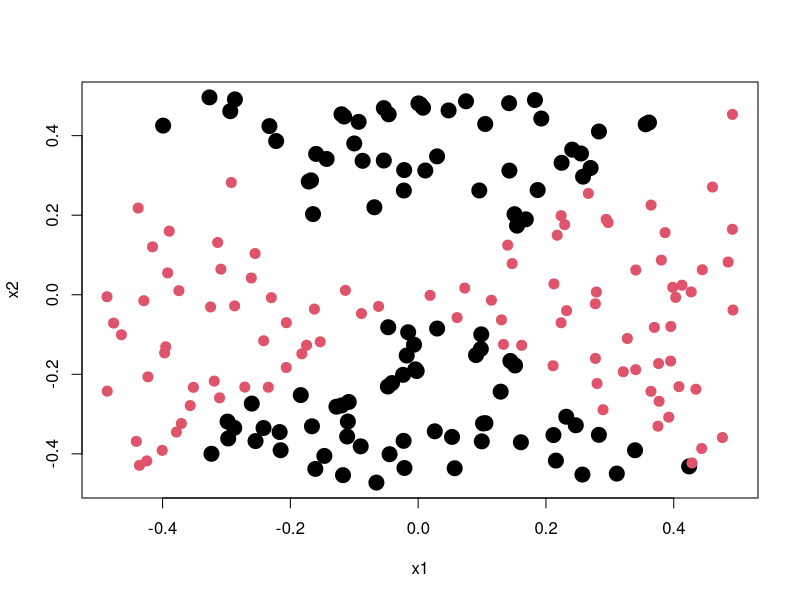
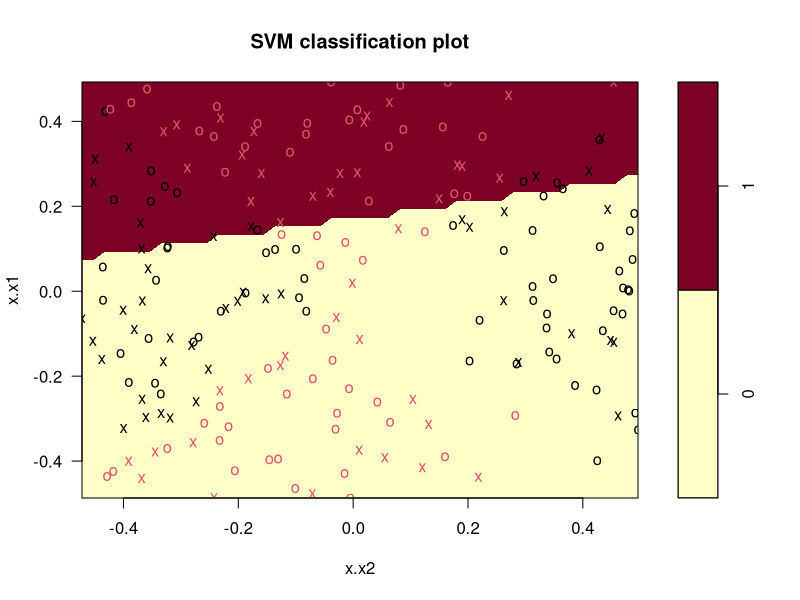
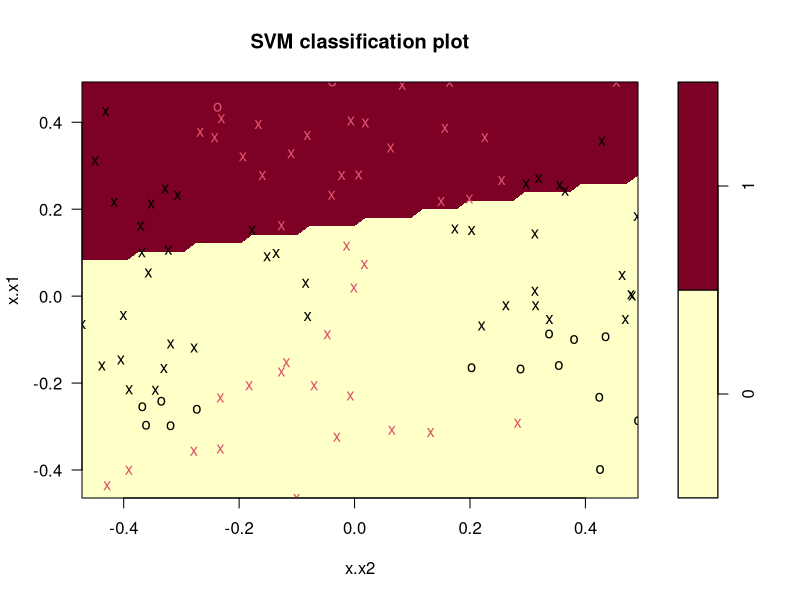
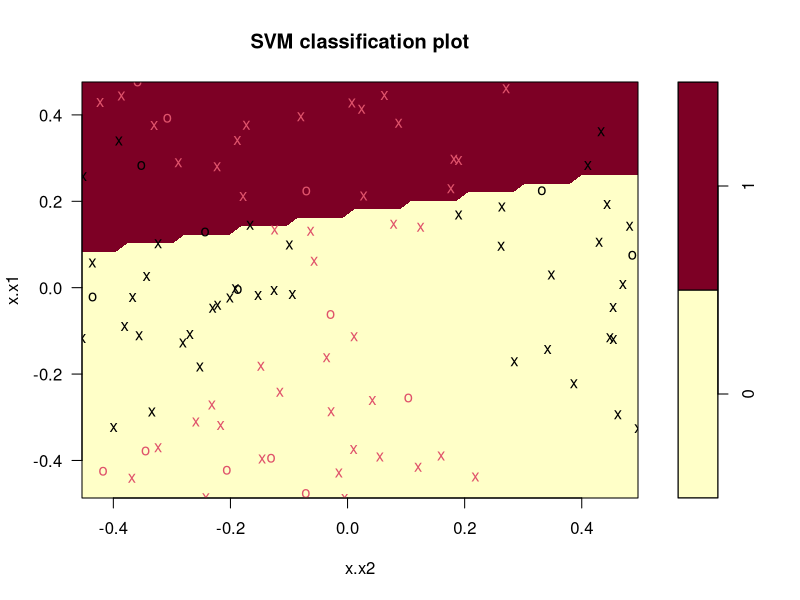
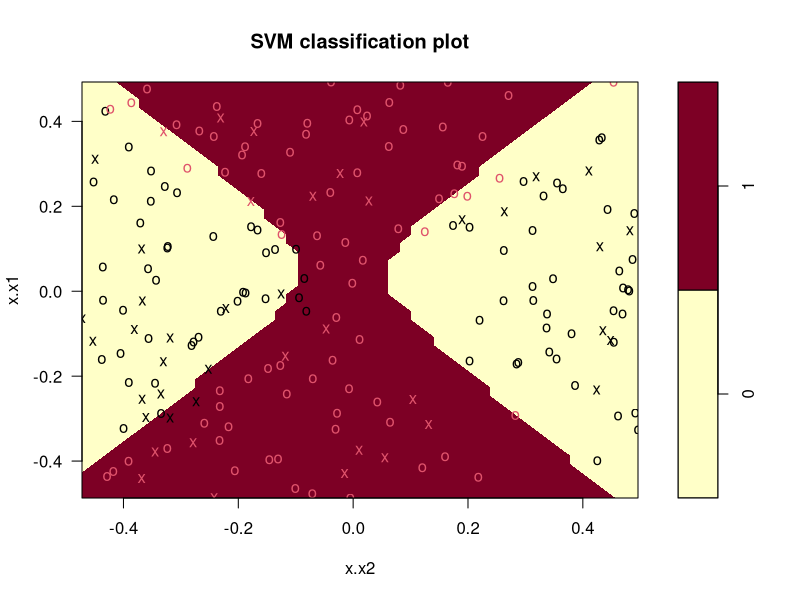
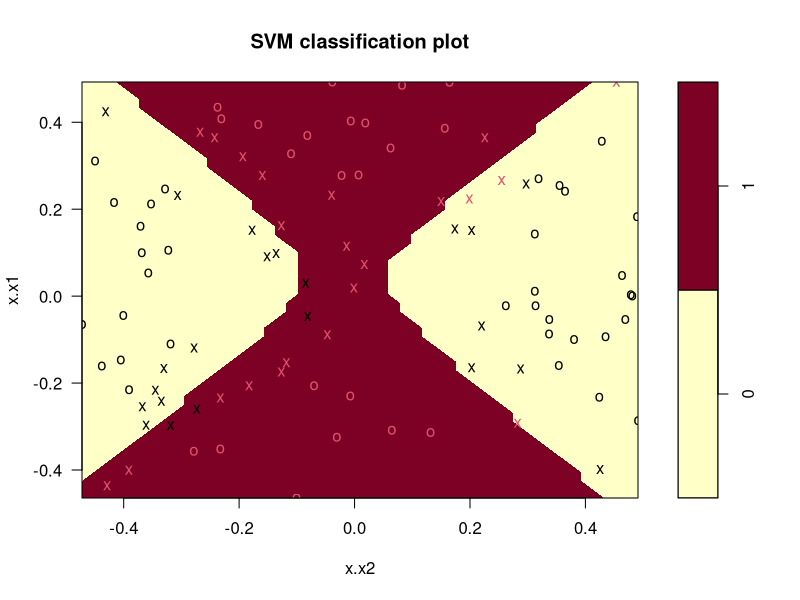
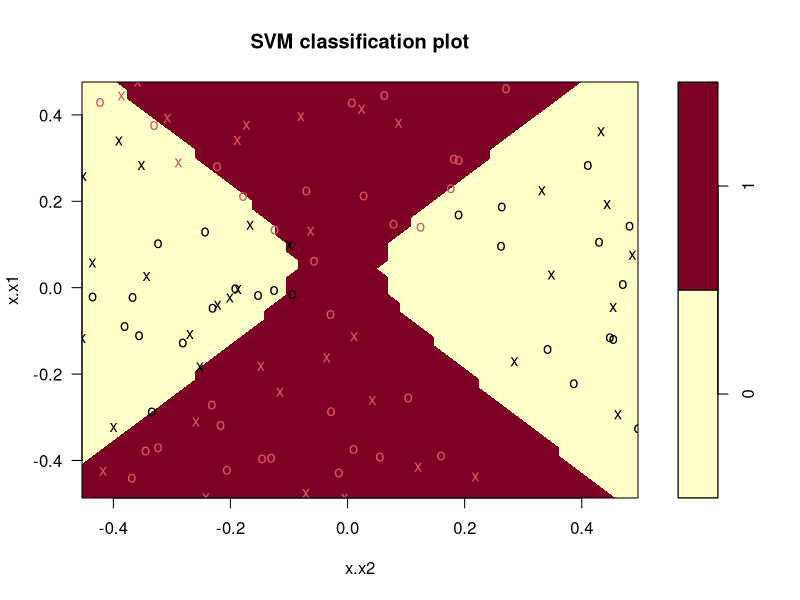
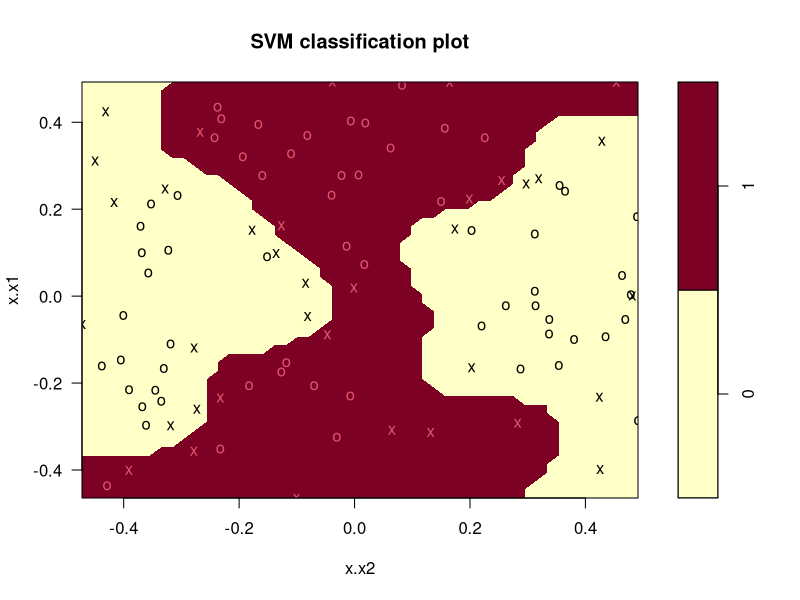

Here is the R script that generated these plots, in order:
###############################################################################
# Generate a data set:                                                        #
#   - n = 1000                                                                #
#   - p = 2                                                                   #
#                                                                             #
#   Which can be interpreted as a 2nd degree polynomial with 1000 data points.#
#   notice; x1^2-x2^2 which is, indeed, a second degree.                      # 
###############################################################################
set.seed(1)
x1=runif(1000)-0.5
x2=runif(1000)-0.5
y=1*(x1^2-x2^2>0)

###############################################################################
# Create a training data set with 200 random samples. Plot the training obser-#
# vations, colored according to their class labels. Your plot should display  #
# X1 on the x-axis, and X2 on the y-axis.                                     #
###############################################################################
set.seed(1)
x1=runif(200)-0.5
x2=runif(200)-0.5
y=1*(x1^2-x2^2>0)
plot(x1, x2, col=(y+1), pch=(y+19), cex=2)

# Prepare the data for the SVM
# Import the SVM library
install.packages("e1071")
library(e1071)

# Bind x1, x2 into a column matrix, print it out (optionally)
x = cbind(x1, x2)
x

# Create a dataframe, print it out (optionally)
dat = data.frame(x=x, y=as.factor(y))
dat

# Designate the sample for train
train=sample(200,100)

###############################################################################
# Fit a support vector classifier (tuned) to the data with X1 and X2 as predi-#
# ctors. Obtain a class prediction for each test observation. Plot the traini-#
# ng and test observations, colored according to the predicted class labels   #
#                                                                             #
# A note here:                                                                #
#    These data have a polynomial of order 2 relationship. A simpler linear   #
#    kernal is not going to be sufficient to correctly classify.              #
###############################################################################

# Tune the SVM, output the results
tl.out=tune(svm, y~., data=dat[train,], kernel="linear", ranges=list(cost=10^(-4:4)))
summary(tl.out)
bestl = tl.out$best.model
plot(bestl, dat)

# Plot training set
plot(bestl, dat[train,])

# Plot testing set
plot(bestl, dat[-train,])

###############################################################################
# Fit a support vector classifier (tuned) using a polynomial kernel. Obtain a #
# class prediction for each training and test observation. Plot the training  #
# and test observations, colored according to predicted class labels.         #
###############################################################################

# Tune the SVM, output the results
tp.out=tune(svm, y~., data=dat[train,], kernel="polynomial", ranges=list(cost=10^(-1:2), degree=(1:4)))
summary(tp.out)
bestp = tp.out$best.model
plot(bestp, dat)

# Plot training set
plot(bestp, dat[train,])

# Plot testing set
plot(bestp, dat[-train,])

###############################################################################
# Fit a support vector classifier (tuned) using a radial kernel. Obtain a     #
# class prediction for each training and test observation. Plot the training  #
# and test observations, colored according to predicted class labels.         #
###############################################################################

# Tune the SVM, output the results
tr.out=tune(svm, y~., data=dat[train,], kernel="radial", ranges=list(cost=10^(-1:2), gamma=c(0.5, 1:4)))
summary(tr.out)
bestr = tr.out$best.model

# Plot training set
plot(bestr, dat[train,])

# Plot testing set
plot(bestr, dat[-train,])

